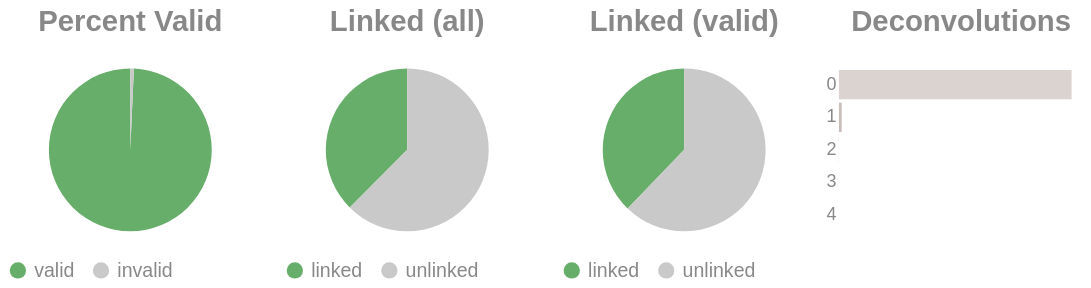

The notebook cell this image was saved under:
### Code cell
if SKIPLR:
    pass
else:
    clash = Counter()
    for i in valids['molecule'].to_list():
        _mol = i.split("-")
        if len(_mol) == 1:
            clash.update('0')
        else:
            clash.update(_mol[-1])

    _d = {"deconvolutions": [], 'count': []}
    for k,v in clash.items():
        _d['deconvolutions'].append(k)
        _d['count'].append(v)

    tot_valid = valids['reads'].sum()
    mask = valids['reads'] >= 2
    n_linked_reads = valids.filter(mask)['reads'].sum()
    if n_linked_reads == 0:
        print_html("No linked molecules (>=2 reads) were detected; skipping linked-only distributions.")
        SKIPLR = True
    else:
        perc_valid = round(tot_valid / n_reads, 4)
        linked_perc_abs = round(n_linked_reads / n_reads, 4)
        linked_perc = round(n_linked_reads / tot_valid, 4)

    _valid = pl.DataFrame({"valids": ['valid', 'invalid'], "count": [tot_valid, n_reads - tot_valid]})
    _linked_abs = pl.DataFrame({"linked (absolute)": ['linked', 'unlinked'], "count": [n_linked_reads, n_reads - n_linked_reads]})
    _linked_rel = pl.DataFrame({"linked (valids)": ['linked', 'unlinked'], "count": [n_linked_reads, tot_valid - n_linked_reads]})

    (
        alt.hconcat(
            piechart(_valid, goodval = 'valid', title = "Percent Valid"),
            piechart(_linked_abs, goodval = "linked", title =  "Linked (all)"),
            piechart(_linked_rel, goodval = "linked", title =  "Linked (valid)"),
            convolutionbar(pl.DataFrame(_d), title = "Deconvolutions"),
            center = True,
            bounds = 'flush'
        )
        .resolve_scale(color='independent')
        .resolve_legend('independent')
        .properties(usermeta={'embedOptions': {"actions": False}})
    ).display()

### Figure 1 — Vega-Lite specification as saved in the notebook (floating-point values rounded to 4 significant figures)
{"width": "container", "height": 400, "config": {"title": {"anchor": "start", "dy": -15, "fontSize": 18, "color": "#888888", "subtitleColor": "#888888", "subtitleFontSize": 14}, "arc": {"fill": "#0072B2"}, "axis": {"domainColor": "#888888", "domainWidth": 0.5, "gridWidth": 0.2, "grid": false, "titleFontWeight": 400, "titleFontSize": 15, "labelFontSize": 11, "labelColor": "#888888", "tickColor": "#888888", "tickWidth": 0.2, "titleColor": "#888888"}, "axisBand": {"grid": false}, "axisX": {"grid": true, "tickSize": 10, "domainCap": "round"}, "axisY": {"domain": false, "grid": true, "tickSize": 0, "domainCap": "round"}, "background": "transparent", "header": {"labelFontSize": 15, "labelColor": "#888888", "titleFontSize": 15, "titleFontWeight": 600, "titleColor": "#888888"}, "legend": {"labelFont": "sans-serif", "labelFontSize": 12, "labelColor": "#888888", "symbolSize": 100, "symbolType": "circle", "titleFontSize": 12, "titlePadding": 10, "titleColor": "#888888", "title": null}, "range": {"category": ["#E69F00", "#56B4E9", "#009E73", "#F0E442", "#0072B2", "#D55E00", "#CC79A7", "#000000"], "diverging": ["#cfe8f3", "#a2d4ec", "#73bfe2", "#46abdb", "#1696d2", "#12719e"]}, "area": {"fill": "#0072B2", "fillOpacity": 0.7, "line": true, "strokeOpacity": 0.7}, "line": {"color": "#0072B2", "stroke": "#0072B2", "strokeWidth": 2}, "trail": {"color": "#0072B2", "stroke": "#0072B2", "strokeWidth": 0, "size": 1}, "point": {"filled": true, "fillOpacity": 1.0, "size": 95}, "text": {"color": "#888888", "fontSize": 11, "align": "right", "fontWeight": 400, "size": 11}, "bar": {"fill": "#0072B2", "stroke": null}, "view": {"stroke": null, "continuousWidth": 660, "continuousHeight": 400}}, "hconcat": [{"data": {"name": "data-e0c26ea14fd7e88bcd6d63935626c0d1"}, "mark": {"type": "arc"}, "encoding": {"color": {"field": "valids", "legend": {"orient": "bottom", "title": null}, "scale": {"domain": ["valid", "invalid"], "range": ["#68ae6b", "#C9C9C9"]}, "title": "Valids", "type": "nominal"}, "theta": {"field": "count", "type": "quantitative"}, "tooltip": [{"field": "valids", "title": "Valids", "type": "ordinal"}, {"field": "percent", "format": ".2%", "title": "Percent", "type": "quantitative"}, {"field": "count", "title": "Count", "type": "quantitative"}]}, "height": 100, "title": {"text": "Percent Valid", "align": "center", "anchor": "middle"}, "transform": [{"calculate": "datum.count / 1268984", "as": "percent"}], "width": 150}, {"data": {"name": "data-42d3eb8d017388315ea8109868c736dd"}, "mark": {"type": "arc"}, "encoding": {"color": {"field": "linked (absolute)", "legend": {"orient": "bottom", "title": null}, "scale": {"domain": ["linked", "unlinked"], "range": ["#68ae6b", "#C9C9C9"]}, "title": "Linked (Absolute)", "type": "nominal"}, "theta": {"field": "count", "type": "quantitative"}, "tooltip": [{"field": "linked (absolute)", "title": "Linked (Absolute)", "type": "ordinal"}, {"field": "percent", "format": ".2%", "title": "Percent", "type": "quantitative"}, {"field": "count", "title": "Count", "type": "quantitative"}]}, "height": 100, "title": {"text": "Linked (all)", "align": "center", "anchor": "middle"}, "transform": [{"calculate": "datum.count / 1268984", "as": "percent"}], "width": 150}, {"data": {"name": "data-b2171667e07fca6316f4b2c78bca6bc0"}, "mark": {"type": "arc"}, "encoding": {"color": {"field": "linked (valids)", "legend": {"orient": "bottom", "title": null}, "scale": {"domain": ["linked", "unlinked"], "range": ["#68ae6b", "#C9C9C9"]}, "title": "Linked (Valids)", "type": "nominal"}, "theta": {"field": "count", "type": "quantitative"}, "tooltip": [{"field": "linked (valids)", "title": "Linked (Valids)", "type": "ordinal"}, {"field": "percent", "format": ".2%", "title": "Percent", "type": "quantitative"}, {"field": "count", "title": "Count", "type": "quantitative"}]}, "height": 100, "title": {"text": "Linked (valid)", "align": "center", "anchor": "middle"}, "transform": [{"calculate": "datum.count / 1260181", "as": "percent"}], "width": 150}, {"data": {"name": "data-d8d379bc239efc2582e3f30e9d91e9e5"}, "mark": {"type": "bar"}, "encoding": {"color": {"field": "deconvolutions", "legend": null, "scale": {"scheme": "lightgreyred"}, "type": "nominal"}, "tooltip": [{"field": "deconvolutions", "title": "Deconvolutions", "type": "ordinal"}, {"field": "percent", "format": ".2%", "title": "Percent", "type": "quantitative"}, {"field": "count", "title": "Count", "type": "quantitative"}], "x": {"axis": null, "field": "count", "type": "quantitative"}, "y": {"field": "deconvolutions", "sort": "ascending", "title": null, "type": "nominal"}}, "height": 100, "title": {"text": "Deconvolutions", "align": "center", "anchor": "middle"}, "transform": [{"calculate": "datum.count / 963608", "as": "percent"}], "width": 150}], "bounds": "flush", "center": true, "resolve": {"legend": {"angle": "independent"}, "scale": {"color": "independent"}}, "usermeta": {"embedOptions": {"actions": false}}, "$schema": "https://vega.github.io/schema/vega-lite/v6.1.0.json", "datasets": {"data-e0c26ea14fd7e88bcd6d63935626c0d1": [{"valids": "valid", "count": 1260181}, {"valids": "invalid", "count": 8803}], "data-42d3eb8d017388315ea8109868c736dd": [{"linked (absolute)": "linked", "count": 476227}, {"linked (absolute)": "unlinked", "count": 792757}], "data-b2171667e07fca6316f4b2c78bca6bc0": [{"linked (valids)": "linked", "count": 476227}, {"linked (valids)": "unlinked", "count": 783954}], "data-d8d379bc239efc2582e3f30e9d91e9e5": [{"deconvolutions": "0", "count": 952117}, {"deconvolutions": "1", "count": 11198}, {"deconvolutions": "2", "count": 275}, {"deconvolutions": "3", "count": 17}, {"deconvolutions": "4", "count": 1}]}}
